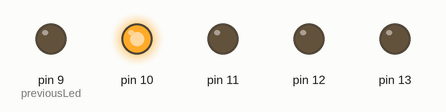
Simulated run of this sketch. Board: Arduino Uno, built with avr-gcc and run on an emulated ATmega328P. Shown: output pins drawn as LEDs (lit = HIGH). Random numbers use the default seed unless the sketch sets one.

Above: at 0.05 s.
At 10.28 s:
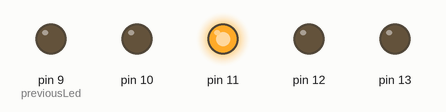
At 15.62 s:
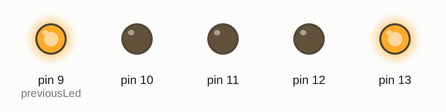
At 20.19 s:
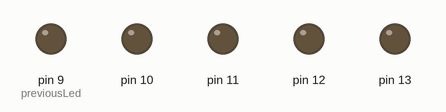
At 25.38 s:
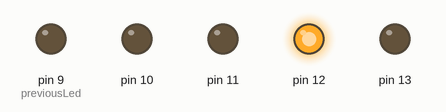
At 29.53 s:
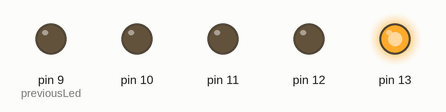
Timing chart, 0 to 40.0 s (numbered marks = the images above):
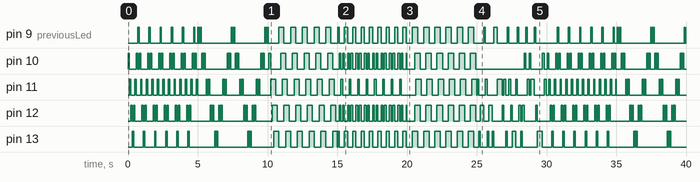

The sketch:

Blinkenlights.ino
```cpp
/*
Blinkenlights
=============
Switches between a number of different modes of how the leds should light up
*/

// avr-libc library includes
#include <avr/io.h>
#include <avr/interrupt.h>

#define FIRSTMODE 0
#define LASTMODE 5
const int minLed = 9;
const int maxLed = 13;

int previousLed;
int currentLed;
int nextLed;
bool up;

int mode = FIRSTMODE;
int timerCount = 0;

void reset()
{
	timerCount = 0;

	previousLed = minLed;
	currentLed = minLed;
	nextLed = minLed;
	up = true;

	turnOffAllLeds();
}

void setup()
{
	// initialize the digital pins as an output.
	for(int i = minLed; i <= maxLed; i++)
		pinMode(i, OUTPUT);

 	initializeTimer();
	randomSeed(millis());
	reset();
}

void loop()
{
	switch(mode)
	{
		case 0:
			nightRider();
			break;
		case 1:
			flash();
			break;
		case 2:
			roll();
			break;
		case 3:
			rollInTheMiddle();
			break;
		case 4:
			lightInTheMiddle();
			break;
		case 5:
			randomLed();
			break;
	}
}

void nightRider()
{
	up = goUp(currentLed);

	digitalWrite(currentLed, LOW);

	currentLed = nextPin(currentLed);

	digitalWrite(currentLed, HIGH);

	delay(100);
}

void flash()
{
	up = goUp(currentLed);

	blink(currentLed);
	blink(currentLed);
	blink(currentLed);

	currentLed = nextPin(currentLed);
}

void blink(int pin)
{
	digitalWrite(pin, HIGH);
	delay(50);
	digitalWrite(pin, LOW);
	delay(50);
}

void roll()
{
	digitalWrite(previousLed, LOW);
	//digitalWrite(currentLed, LOW);

	previousLed = currentLed;
	currentLed = nextLed;

	nextLed++;
	if(nextLed > maxLed+2)
		nextLed = minLed;

	digitalWrite(nextLed, HIGH);

	delay(120);
}

void rollInTheMiddle()
{
	int offset = currentLed - minLed;

	int lowLed = minLed + offset;
	int highLed = maxLed - offset;

	currentLed++;
	if(currentLed > maxLed)
		currentLed = minLed;

	turnOffAllLeds();

	digitalWrite(lowLed, HIGH);
	digitalWrite(highLed, HIGH);

	delay(120);
}

void randomLed()
{
	turnOffAllLeds();

	digitalWrite(random() % 5 + minLed, HIGH);

	delay(120);
}

bool turnOn = false;
void lightInTheMiddle()
{
	int offset = currentLed - minLed;

	int lowLed = minLed + offset;
	int highLed = maxLed - offset;

	currentLed++;
	if(currentLed > maxLed)
	{
		turnOn = !turnOn;
		currentLed = minLed;
	}

	if(turnOn)
	{
		digitalWrite(lowLed, HIGH);
		digitalWrite(highLed, HIGH);
	}
	else
	{
		digitalWrite(lowLed, LOW);
		digitalWrite(highLed, LOW);
	}

	delay(80);
}

bool goUp(int pin)
{
	if(pin <= minLed)
		return true;
	else if(pin >= maxLed)
		return false;

	return up;
}

int nextPin(int pin)
{
	if(up)
		return ++pin;
	else
		return --pin;
}

void turnOffAllLeds()
{
	for(int i = minLed; i <= maxLed; i++)
		digitalWrite(i, LOW);
}

int getTimerCountForOneSecond()
{
	// (target time) = (timer resolution) * (# timer counts + 1)
	// => (# timer counts + 1) = (target time) / (timer resolution)
	// => (# timer counts + 1) = (1 s) / (1 / (clock frequency / prescaler))
	// => (# timer counts + 1) = (clock frequency / prescaler)
	// => (# timer counts + 1) = (16*10^6 / 1024)
	// => (# timer counts + 1) = 15625

	// 16MHz
	return 15625 - 1;	// leave one clock cycle, it's needed by the timer when resetting itself to zero
}

void initializeTimer()
{
	// http://www.engblaze.com/microcontroller-tutorial-avr-and-arduino-timer-interrupts/

	// initialize Timer1
	cli();			// disable global interrupts
	TCCR1A = 0;		// set entire TCCR1A register to 0
	TCCR1B = 0;		// same for TCCR1B

	// set compare match register to desired timer count:
	//OCR1A = 15624;
	OCR1A = getTimerCountForOneSecond();

	// turn on CTC mode:
	TCCR1B |= (1 << WGM12);

	// Set CS10 and CS12 bits for 1024 prescaler:
	TCCR1B |= (1 << CS10);
	TCCR1B |= (1 << CS12);

	// enable timer compare interrupt:
	TIMSK1 |= (1 << OCIE1A);

	// enable global interrupts:
	sei();
}

ISR(TIMER1_COMPA_vect)
{	// This function will trigger on timer-interupts
	timerCount++;

	if(timerCount >= LASTMODE)
	{
		reset();

		int nextMode = mode+1;
		if(nextMode > LASTMODE)
			nextMode = FIRSTMODE;

		mode = nextMode;
	}
}
```

Measured:
- by itself, pin 9 (previousLed): LOW → HIGH at 0.70 s, → LOW 0.10 s later, → HIGH 0.70 s later, → LOW 0.10 s later, … (110 changes in this stretch)
- by itself, pin 10: LOW → HIGH at 0.00 s, → LOW 0.10 s later, → HIGH 0.50 s later, → LOW 0.10 s later, … (164 changes in this stretch)
- by itself, pin 11: LOW → HIGH at 0.10 s, → LOW 0.10 s later, → HIGH 0.30 s later, → LOW 0.10 s later, … (158 changes in this stretch)
- by itself, pin 12: LOW → HIGH at 0.20 s, → LOW 0.10 s later, → HIGH 0.10 s later, → LOW 0.10 s later, … (168 changes in this stretch)
- by itself, pin 13: LOW → HIGH at 0.30 s, → LOW 0.10 s later, → HIGH 0.70 s later, → LOW 0.10 s later, … (104 changes in this stretch)
